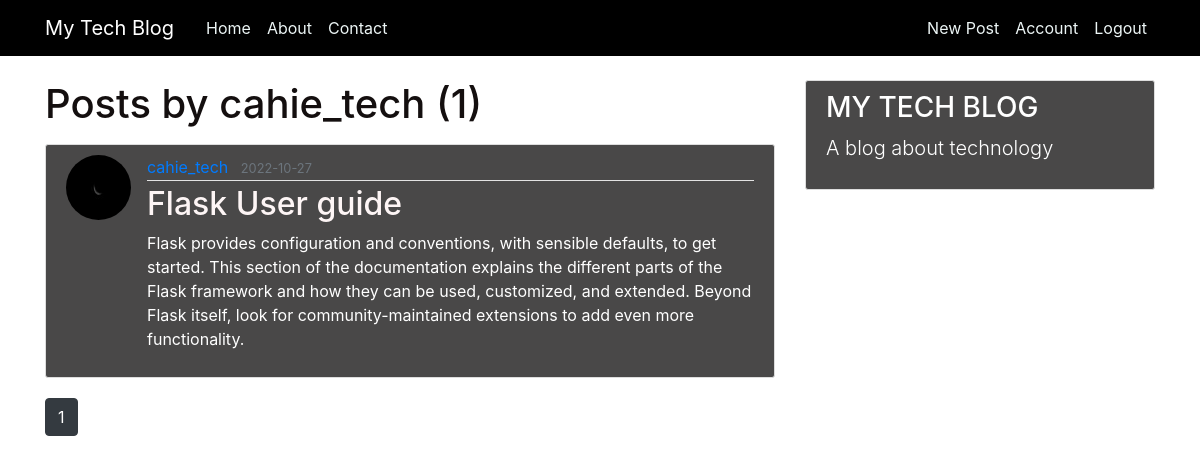
Before: /user/cahie_tech (signed in) with the older database file.
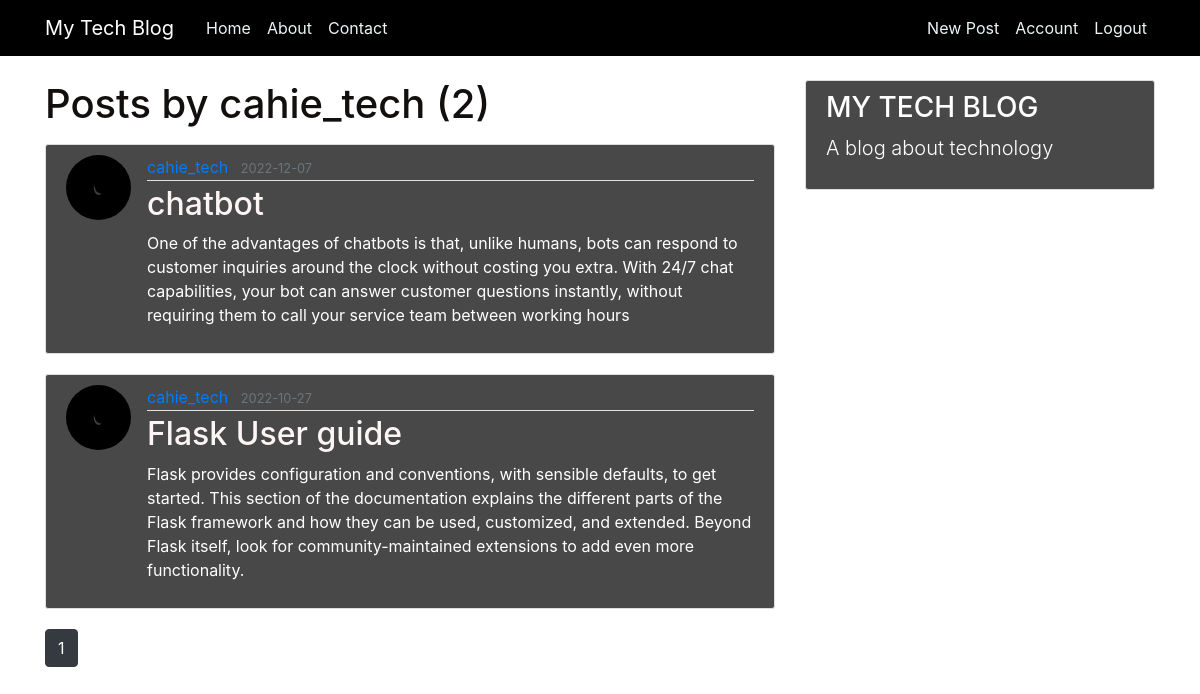
After: the same page with the newer database file.
### flaskblog/models.py (models this page shows, shortened)
class Post(db.Model):
    id = db.Column(db.Integer, primary_key=True)
    title = db.Column(db.String(100), nullable=False)
    date_posted = db.Column(db.DateTime, nullable=False, default=datetime.utcnow)
    content = db.Column(db.Text, nullable=False)
    user_id = db.Column(db.Integer, db.ForeignKey('user.id'), nullable=False)

class User(db.Model, UserMixin):
    id = db.Column(db.Integer, primary_key=True)
    username = db.Column(db.String(20), unique=True, nullable=False)
    email = db.Column(db.String(120), unique=True, nullable=False)
    image_file = db.Column(db.String(20), nullable=False, default='default.jpg')
    password = db.Column(db.String(60), nullable=False)
    posts = db.relationship('Post', backref='author', lazy=True)

### flaskblog/users/routes.py (the view)
@users.route("/user/<string:username>")
def user_posts(username):
    page = request.args.get('page', 1, type=int)
    user = User.query.filter_by(username=username).first_or_404()
    posts = Post.query.filter_by(author=user)\
        .order_by(Post.date_posted.desc())\
        .paginate(page=page, per_page=5)
    return render_template('user_posts.html', posts=posts, user=user)

### flaskblog/models.py (called while the page is built)
@login_manager.user_loader
def load_user(user_id):
    return User.query.get(int(user_id))

### flaskblog/templates/user_posts.html
{% extends "layout.html" %}
{% block content %}
    <h1 class="mb-3">Posts by {{ user.username }} ({{ posts.total }})</h1>
    {% for post in posts.items %}
        <article class="media content-section">
          <img class="rounded-circle article-img" src="{{ url_for('static', filename='profile_pics/' + post.author.image_file) }}">
          <div class="media-body">
            <div class="article-metadata">
              <a class="mr-2" href="{{ url_for('users.user_posts', username=post.author.username) }}">{{ post.author.username }}</a>
              <small class="text-muted">{{ post.date_posted.strftime('%Y-%m-%d') }}</small>
            </div>
            <h2><a class="article-title" href="{{ url_for('posts.post', post_id=post.id) }}">{{ post.title }}</a></h2>
            <p class="article-content">{{ post.content }}</p>
          </div>
        </article>
    {% endfor %}
    {% for page_num in posts.iter_pages(left_edge=1, right_edge=1, left_current=1, right_current=2) %}
      {% if page_num %}
        {% if posts.page == page_num %}
          <a class="btn btn-dark mb-4" href="{{ url_for('users.user_posts', username=user.username, page=page_num) }}">{{ page_num }}</a>
        {% else %}
          <a class="btn btn-outline-dark mb-4" href="{{ url_for('users.user_posts', username=user.username, page=page_num) }}">{{ page_num }}</a>
        {% endif %}
      {% else %}
        ...
      {% endif %}
    {% endfor %}
{% endblock content %}

Changed rows visible on the page:
added Post: image_file (picture), author.username "cahie_tech", date_posted "2022-12-07", title "chatbot", content "One of the advantages of chatbots is that, unlike humans, bots can respond to customer inquiries around the clock without costing you extra. With 24/7 chat capabilities, your bot can answer customer questions instantly, without requiring them to call your service team between working hours"
Other visible differences:
{{ posts.total }}: "1" → "2"
